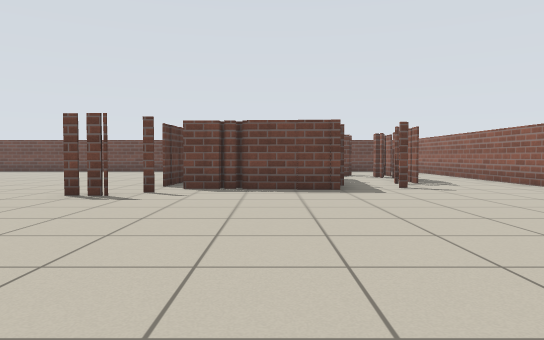
[1] (above)

16 first-person views from a walk through a world built for the Player/Stage simulator. The camera is 0.72 m above the floor, tilts 2° down and sees 70° across. The lines on the ground mark 1 m squares. The floor is counted in squares, 1 m on a side. Each view is taken from the middle of a square. On the plan, view 1 faces up. The plan holds only what a view shows up to about 11 squares ahead; the rest is blank. The robots in the file are not drawn.

[2]
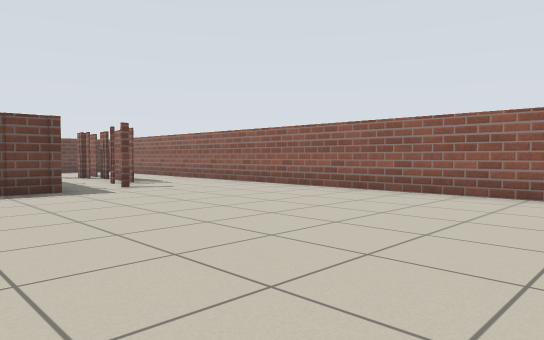

[3]
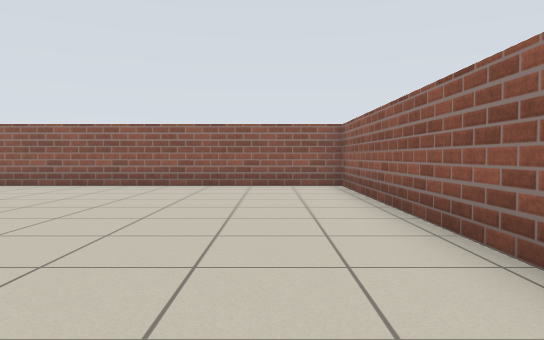

[4]
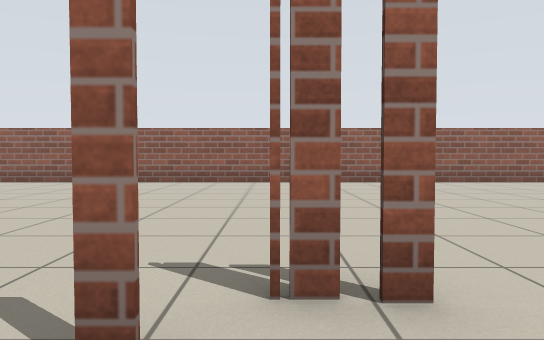

[5]
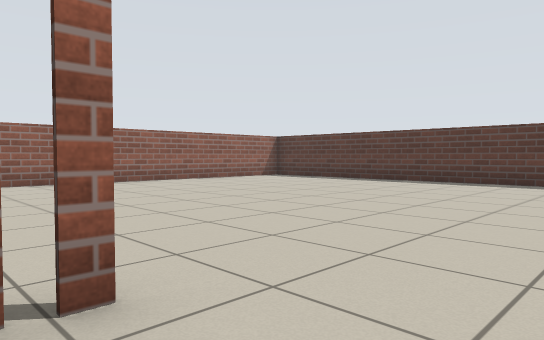

[6]
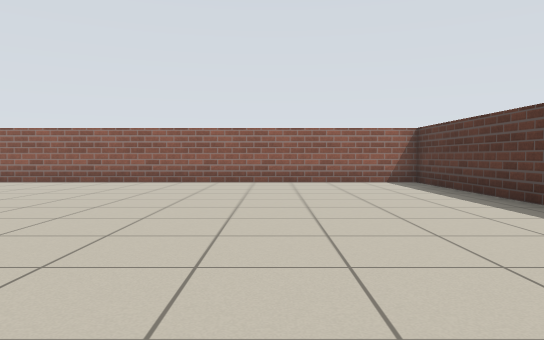

[7]
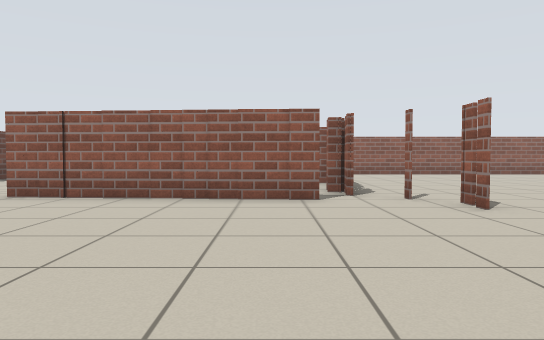

[8]
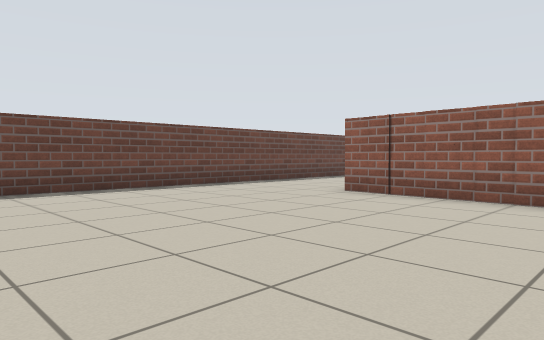

[9]
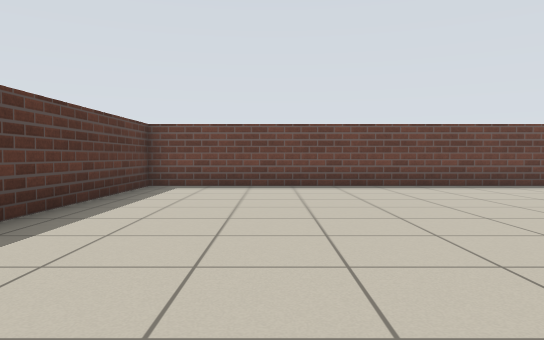

[10]
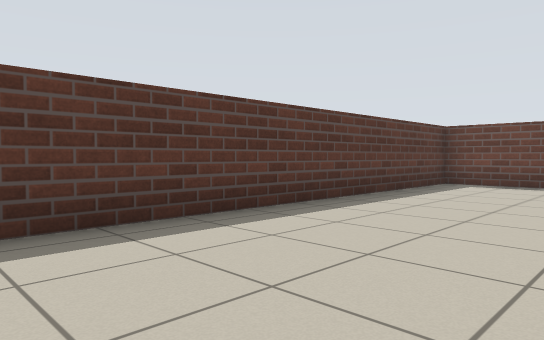

[11]
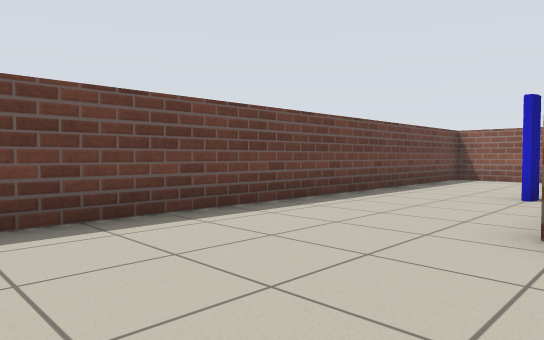

[12]
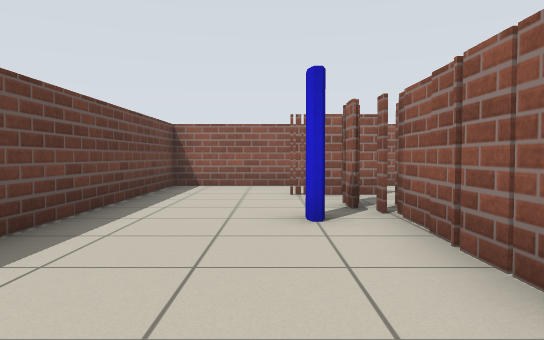

[13]
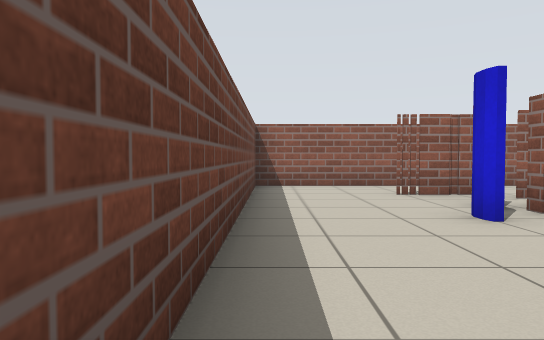

[14]
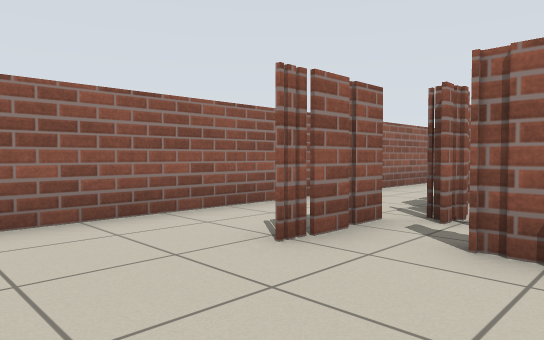

[15]
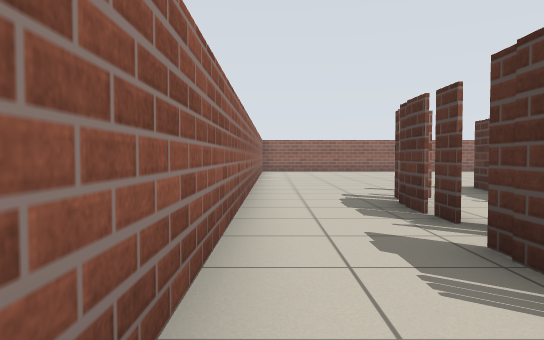

[16]
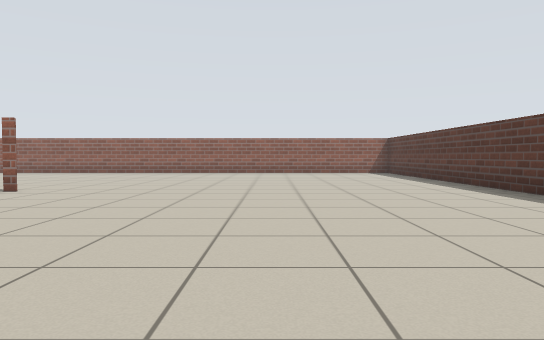

### Floor plan
Points are (right, up) in squares from view 1. A wall is a line through its corners. A room is listed if a view was taken in it or the views show most of it. See-through windows are left out.
Room 1 (views 1, 2, 3, 4, 5, 6, 7, 8, 9, 10, 11, 12, 13, 14, 15, 16)
walls: (-3.4, 7.1) (-2.9, 7.1); (-2.9, 7) (-3.4, 7); (-2.4, 9.1) (-2.4, 14.1); (-0.5, 8.5) (-2, 8.5); (1.4, 9) (1.4, 8.3) (-0.6, 8.3); (-2.2, 14) (-2.2, 14.8); (-1, 14.5) (2.2, 14.5); (3.8, 10.6) (3.8, 10.1); (2.2, 14.9) (3.1, 14.9); (4.1, 13) (4.1, 11); (4.2, 13.9) (4.2, 15.8); (4.4, 14.8) (4.4, 13.9); (-14, -1.7) (6.4, -1.7) (6.4, 18.4) (-14, 18.4) (-14, -1.7)
objects: blue block (1, 16) to (2, 16)

Where each view was taken, in squares from view 1:
view 1: 0 up, 0 right, facing up
view 2: 0 up, 1 left, facing up-right
view 3: 0 up, 3 left, facing right
view 4: 9 up, 3 left, facing down
view 5: 9 up, 3 left, facing down-left
view 6: 9 up, 10 left, facing down
view 7: 10 up, 9 left, facing right
view 8: 10 up, 9 left, facing up-right
view 9: 9 up, 11 left, facing up
view 10: 8 up, 10 left, facing up-left
view 11: 14 up, 6 left, facing up-right
view 12: 16 up, 3 left, facing right
view 13: 18 up, 3 left, facing right
view 14: 18 up, 2 right, facing down-right
view 15: 17 up, 6 right, facing down
view 16: 15 up, 9 left, facing down
